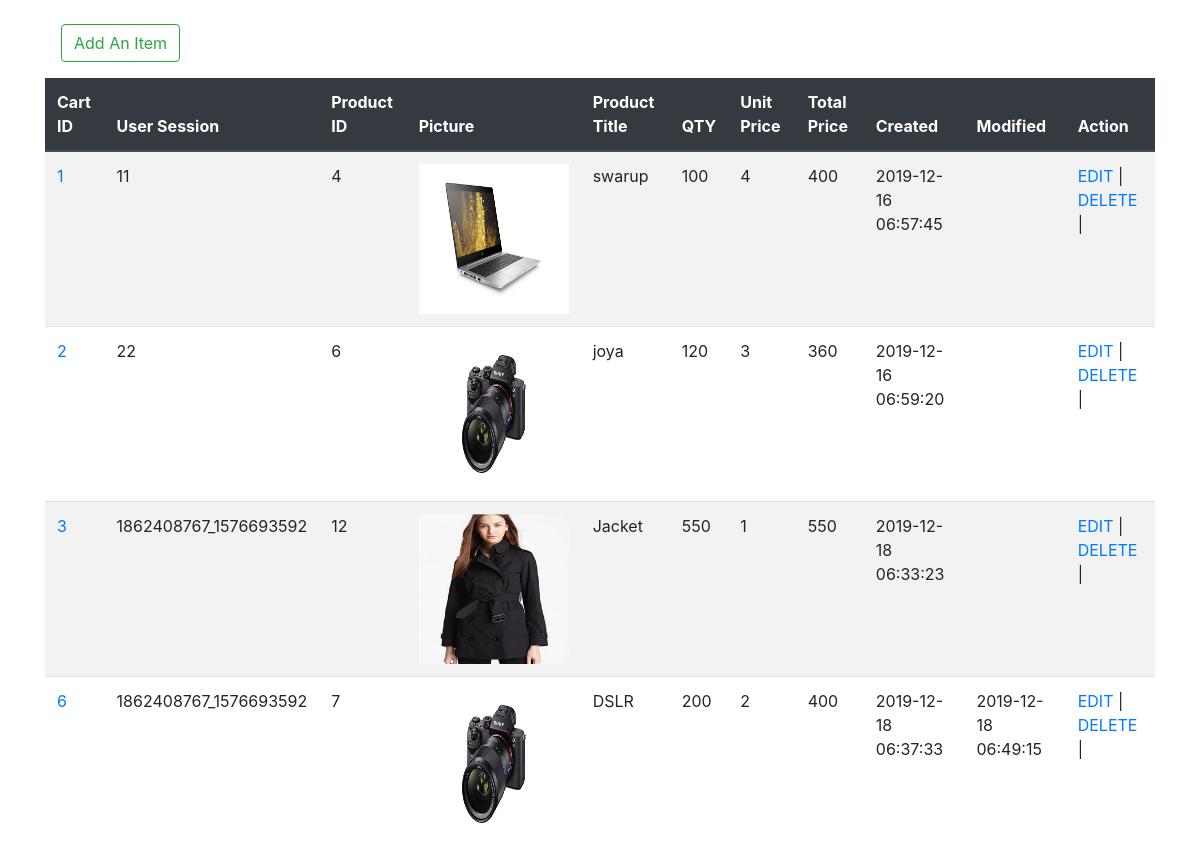
The page /uploads/admin/cart/index.php on the database its author committed.
### tables this page shows
CREATE TABLE `carts` (
  `id` int(11) NOT NULL,
  `user_id` varchar(255) DEFAULT NULL,
  `product_id` int(11) DEFAULT NULL,
  `picture` varchar(255) DEFAULT NULL,
  `product_title` varchar(255) DEFAULT NULL,
  `qty` int(11) DEFAULT NULL,
  `unit_price` int(11) DEFAULT NULL,
  `total_price` int(11) DEFAULT NULL,
  `created_at` datetime DEFAULT NULL,
  `updated_at` datetime DEFAULT NULL
);

### src/Cart.php (called while the page is built, shortened)
<?php
class Cart
{
    public $conn=null;
    public function __construct()
    {
        $this->conn = new PDO("mysql:host=localhost;dbname=banners", "root", "");
        $this->conn->setAttribute(PDO::ATTR_ERRMODE, PDO::ERRMODE_EXCEPTION);
    }
    public function index(){
        $query ="SELECT * FROM carts";
        $stmt = $this->conn->prepare($query);
        $result = $stmt->execute();
        $carts = $stmt-> fetchAll();
        return $carts;
    }
}

### config.php (called while the page is built, shortened)
<?php
$webroot = "http://localhost/ecommerce/";

### uploads/admin/cart/index.php (the view, shortened to what this page needs)
<?php
include_once ($_SERVER['DOCUMENT_ROOT'] . '/ecommerce/config.php');
$_cart = new Cart();
$carts = $_cart->index();
?>
<!doctype html>
<html lang="en">
<head>
    <link rel="stylesheet" href="https://stackpath.bootstrapcdn.com/bootstrap/4.3.1/css/bootstrap.min.css">
</head>
<body>
<section>
    <div class="container">
        <div class="row">
            <div class="col-6">
                <ul class="nav">
                    <li class="nav-item">
                        <a class="nav-link h4" href="create.php">
                            <button type="button" class="btn btn-outline-success">Add An Item</button>
                        </a>
                    </li>
                </ul>
            </div>
        </div>
        <div class="row justify-content-center">
            <div class="col-12 table-responsive">
                <table class="table  table-hover table-striped">
                    <thead class="table-borderless thead-dark">
                    <tr>
                        <th scope="col"> Cart ID</th>
                        <th scope="col"> User Session</th>
                        <th scope="col"> Product ID</th>
                        <th scope="col"> Picture</th>
                        <th scope="col">Product Title</th>
                        <th scope="col"> QTY</th>
                        <th scope="col"> Unit Price</th>
                        <th scope="col"> Total Price</th>
                        <th scope="col"> Created </th>
                        <th scope="col"> Modified </th>
                        <th scope="col"> Action </th>
                    </tr>
                    </thead>
                    <tbody>
                    <?php
                    if(count($carts)>0):
                    foreach ($carts as $cart) :
                        ?>
                        <tr>
                            <td> <a href="show.php? id= <?php echo $cart['id']?>"> <?php echo $cart['id']?></a> </td>
                            <td>  <?php echo $cart['user_id']?> </td>
                            <td>  <?php echo $cart['product_id']?> </td>
                            <td> <img height="150px" width="150px" src="<?php echo $webroot; ?>/uploads/<?php echo $cart['picture'];?>"></td>
                            <td>  <?php echo $cart['product_title']?> </td>
                            <td>  <?php echo $cart['unit_price']?> </td>
                            <td>  <?php echo $cart['qty']?> </td>
                            <td>  <?php echo $cart['total_price']?> </td>
                            <td>  <?php echo $cart['created_at']?> </td>
                            <td>  <?php echo $cart['updated_at']?> </td>
                            <td>
                                <a href="edit.php?id=<?php echo $cart['id']?>">EDIT</a> |
                                <a href="delete.php?id=<?php echo $cart['id']?>" onclick="return confirm('Are you sure you want to delete')">DELETE</a> |
                            </td>
                        </tr>
                    <?php
                    endforeach;
                    else:
                    ?>
                        <tr>
                            <td colspan="6"> No Item <in></in> Cart is Available. <a href="create.php">Click here to add one</a></td>
                        </tr>
                    <?php
                    endif;
                    ?>
                    </tbody>
                </table>
            </div>
        </div>
    </div>
</section>
</body>
</html>

### rows shown on the page
carts: id "1", user "11", product "4", picture (picture), product_title "swarup", unit_price "100", qty "4", total_price "400", created_at "2019-12-16 06:57:45"
carts: id "2", user "22", product "6", picture (picture), product_title "joya", unit_price "120", qty "3", total_price "360", created_at "2019-12-16 06:59:20"
carts: id "3", user "1862408767_1576693592", product "12", picture (picture), product_title "Jacket", unit_price "550", qty "1", total_price "550", created_at "2019-12-18 06:33:23"
carts: id "6", user "1862408767_1576693592", product "7", picture (picture), product_title "DSLR", unit_price "200", qty "2", total_price "400", created_at "2019-12-18 06:37:33", updated_at "2019-12-18 06:49:15"
